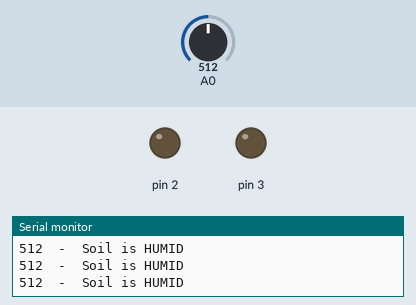
Recording of a sketch running on a simulated Arduino Uno, built with avr-gcc and run on an emulated ATmega328P. Parts: output pins drawn as LEDs (lit = HIGH), the last lines printed to the serial monitor. The test bench sets the inputs (shaded band); at power-on: A0 = 512.

Above: at 1.2 s.
1.3 s: A0 set to 587
2.8 s: A0 set to 617
At 4.0 s:
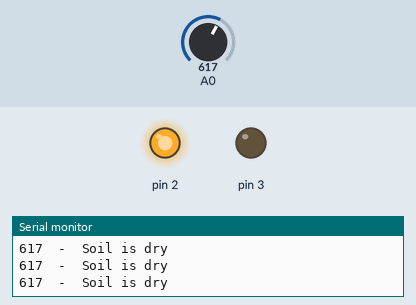
4.3 s: A0 set to 388
5.8 s: A0 set to 361
At 6.6 s:
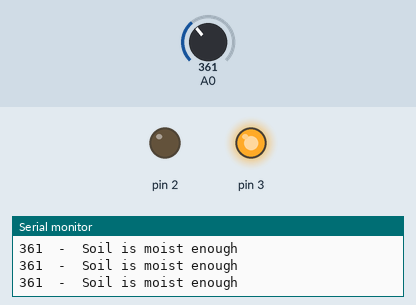
7.3 s: A0 set to 610
At 7.9 s:
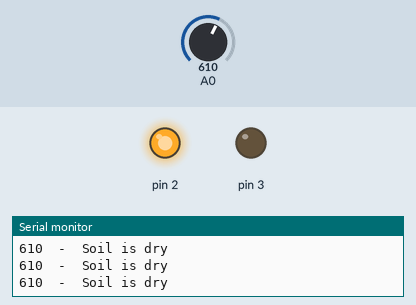
8.9 s: A0 set to 360
At 10.5 s:
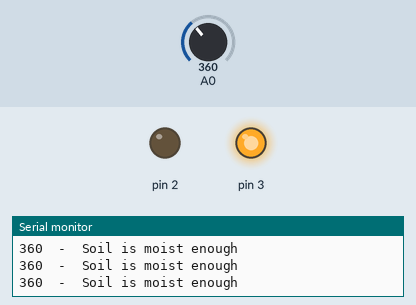
Timing chart, 0 to 11.5 s (numbered marks = the images above; inputs shaded):
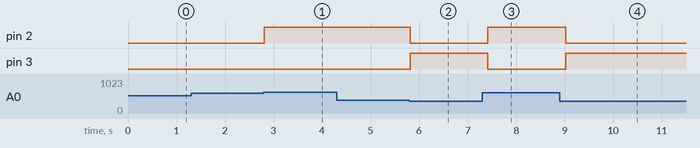

The sketch:

sketch_jul24a.ino
```cpp
void setup()
{
Serial.begin(9600);

pinMode(A0,INPUT);
pinMode(2,OUTPUT);
pinMode(3,OUTPUT);
}
void loop()
{
int s=analogRead(A0);
Serial.print(s);
Serial.print("  -  ");
if(s>=1000)
{
Serial.println("Sensor is not in the soil or disconnected");
}
else if(s<1000 && s>=600)
{
Serial.println("Soil is dry");
digitalWrite(2,HIGH);
digitalWrite(3,LOW);
}
else if(s<600 && s>=370)
{
Serial.println("Soil is HUMID");
}
else
{

Serial.println("Soil is moist enough");
digitalWrite(2,LOW);
digitalWrite(3,HIGH);
}
delay(200);


  // put your main code here, to run repeatedly:

}
```

Measured:
- the behaviour switches between 599 and 600 on A0 (found by bisection; images 0 and 1)
- the behaviour switches between 370 and 369 on A0 (found by bisection; images 1 and 2)
- after the input at 2.8 s, pin 2: LOW → HIGH at once
- after the input at 5.8 s, pin 2: HIGH → LOW at once; pin 3: LOW → HIGH at once
- after the input at 7.3 s, pin 2: LOW → HIGH after 0.12 s; pin 3: HIGH → LOW after 0.12 s
- after the input at 8.9 s, pin 2: HIGH → LOW after 0.12 s; pin 3: LOW → HIGH after 0.12 s
